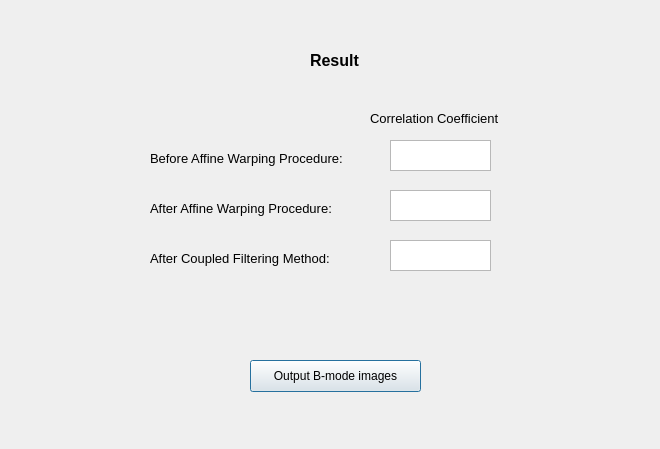
<?xml version="1.0" encoding="UTF-8"?>
<ui version="4.0">
 <class>SecDialog</class>
 <widget class="QDialog" name="SecDialog">
  <property name="geometry">
   <rect>
    <x>0</x>
    <y>0</y>
    <width>660</width>
    <height>449</height>
   </rect>
  </property>
  <property name="windowTitle">
   <string>Dialog</string>
  </property>
  <widget class="QTextBrowser" name="B4_AWarping">
   <property name="geometry">
    <rect>
     <x>390</x>
     <y>140</y>
     <width>101</width>
     <height>31</height>
    </rect>
   </property>
  </widget>
  <widget class="QTextBrowser" name="After_AWarping">
   <property name="geometry">
    <rect>
     <x>390</x>
     <y>190</y>
     <width>101</width>
     <height>31</height>
    </rect>
   </property>
  </widget>
  <widget class="QLabel" name="label_4">
   <property name="geometry">
    <rect>
     <x>150</x>
     <y>200</y>
     <width>211</width>
     <height>16</height>
    </rect>
   </property>
   <property name="font">
    <font>
     <pointsize>10</pointsize>
    </font>
   </property>
   <property name="text">
    <string>After Affine Warping Procedure:</string>
   </property>
  </widget>
  <widget class="QLabel" name="label_5">
   <property name="geometry">
    <rect>
     <x>150</x>
     <y>250</y>
     <width>191</width>
     <height>16</height>
    </rect>
   </property>
   <property name="font">
    <font>
     <pointsize>10</pointsize>
    </font>
   </property>
   <property name="text">
    <string>After Coupled Filtering Method:</string>
   </property>
  </widget>
  <widget class="QTextBrowser" name="After_CFiltering">
   <property name="geometry">
    <rect>
     <x>390</x>
     <y>240</y>
     <width>101</width>
     <height>31</height>
    </rect>
   </property>
  </widget>
  <widget class="QPushButton" name="pushButton_2">
   <property name="geometry">
    <rect>
     <x>250</x>
     <y>360</y>
     <width>171</width>
     <height>32</height>
    </rect>
   </property>
   <property name="text">
    <string>Output B-mode images</string>
   </property>
  </widget>
  <widget class="QLabel" name="label_2">
   <property name="geometry">
    <rect>
     <x>370</x>
     <y>110</y>
     <width>141</width>
     <height>16</height>
    </rect>
   </property>
   <property name="font">
    <font>
     <pointsize>10</pointsize>
    </font>
   </property>
   <property name="text">
    <string>Correlation Coefficient</string>
   </property>
  </widget>
  <widget class="QLabel" name="label_3">
   <property name="geometry">
    <rect>
     <x>150</x>
     <y>150</y>
     <width>211</width>
     <height>16</height>
    </rect>
   </property>
   <property name="font">
    <font>
     <pointsize>10</pointsize>
    </font>
   </property>
   <property name="text">
    <string>Before Affine Warping Procedure:</string>
   </property>
  </widget>
  <widget class="QLabel" name="label">
   <property name="geometry">
    <rect>
     <x>310</x>
     <y>50</y>
     <width>71</width>
     <height>21</height>
    </rect>
   </property>
   <property name="font">
    <font>
     <pointsize>12</pointsize>
     <weight>75</weight>
     <bold>true</bold>
    </font>
   </property>
   <property name="text">
    <string>Result</string>
   </property>
  </widget>
 </widget>
 <resources/>
 <connections/>
</ui>
